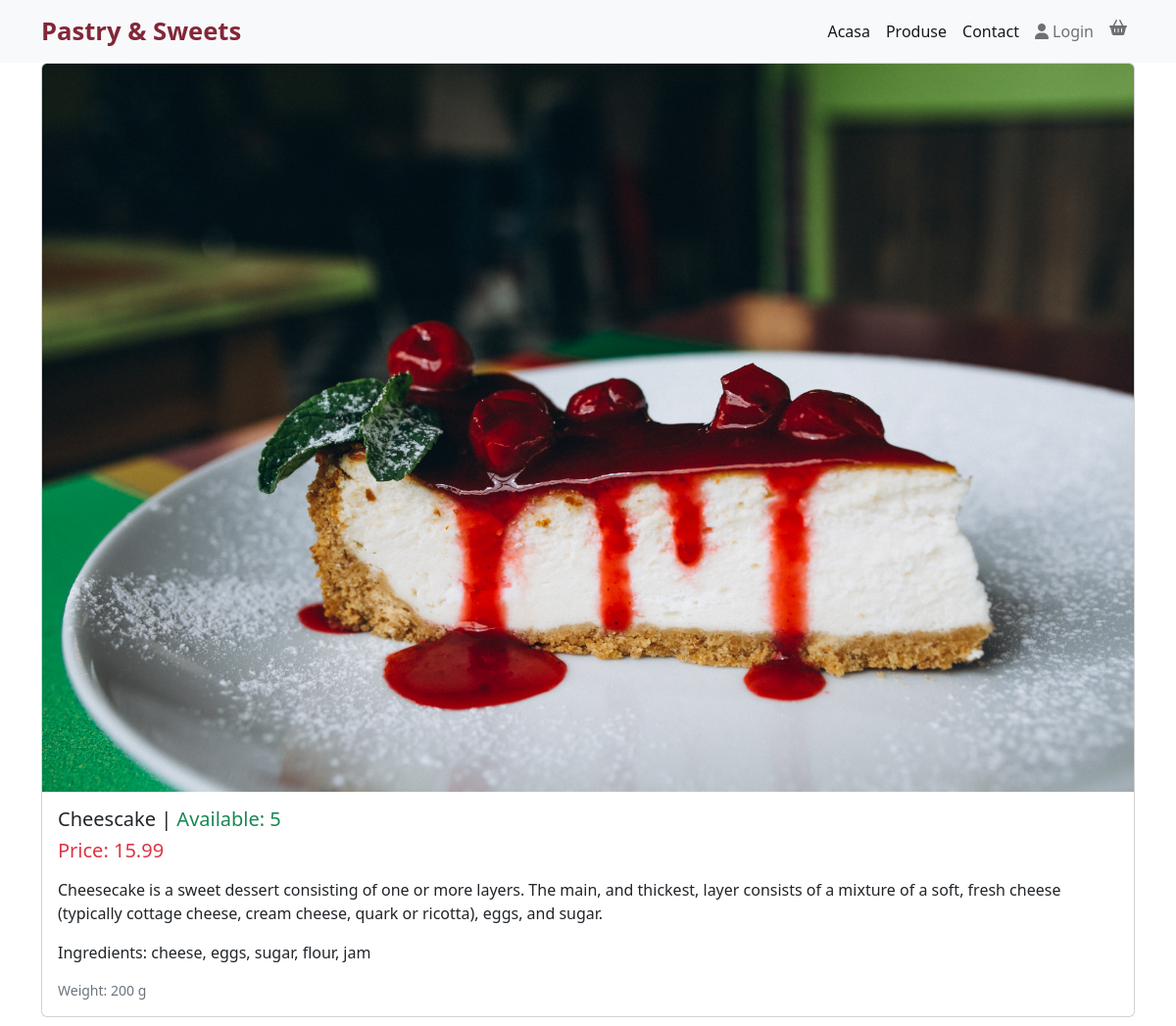
The app's page /products/2 with its own data.
### marketplaceapp/models.py (models this page shows, shortened)
class Product(models.Model):
    name = models.CharField(max_length=255)
    description = models.TextField()
    ingredients = models.TextField()
    price = models.DecimalField(max_digits=10, decimal_places=2)
    weight_grams = models.IntegerField()
    available_quantity = models.IntegerField()
    image = models.ImageField(upload_to="product_images", blank=True, null=True)

### marketplaceapp/views.py (the view)
# urls.py: path("products/<int:product_id>", views.product_detail, name="product_detail")
def product_detail(request, product_id):
    product = Product.objects.get(pk=product_id)
    context = {
        "product": product
    }
    return render(request, "marketplaceapp/product_detail.html", context)

### marketplaceapp/templates/marketplaceapp/product_detail.html
{% extends "marketplaceapp/base.html" %}
{% block content %}
<div class="container">
    <div class="card mb-3">
  <img src="{{ product.image.url }}" class="card-img-top" alt="...">
  <div class="card-body">
    <h5 class="card-title">{{ product.name }} | <span class="text-success">Available: {{product.available_quantity}}</span></h5>
    <h5 class="card-title text-danger">Price: {{ product.price }}</h5>
    <p class="card-text"><p> {{product.description}}</p>
    <p class="card-text"><p>Ingredients: {{product.ingredients}}</p>
    <p class="card-text"><small class="text-muted">Weight: {{ product.weight_grams }} g</small></p>
  </div>
</div>
</div>
{% endblock %}

### marketplaceapp/templates/marketplaceapp/base.html (shortened to what this page needs)
{% load static %}
<html lang="en">
<head>
    <link rel="stylesheet" href="https://cdn.jsdelivr.net/npm/bootstrap@5.2.3/dist/css/bootstrap.min.css">
    <link rel="stylesheet" href="{% static 'css/base.css' %}"/>
    <link rel="stylesheet" href="https://cdnjs.cloudflare.com/ajax/libs/font-awesome/6.4.0/css/all.min.css" />
</head>
<body>
{% include "marketplaceapp/navbar.html" %}
{% block content %}
{% endblock %}
</body>
</html>

### marketplaceapp/templates/marketplaceapp/navbar.html (shortened to what this page needs)
{% block navbar %}
<nav class="navbar navbar-expand-lg navbar-light bg-light">
  <div class="container-fluid container">
    <a class="navbar-brand brand-logo" href="{% url 'index' %}">Pastry & Sweets</a>
    <div class="d-flex">
      <div class="collapse navbar-collapse" id="navbarNavAltMarkup">
        <div class="navbar-nav">
          <a class="nav-link active" aria-current="page" href="{% url 'index' %}">Acasa</a>
          <a class="nav-link active" aria-current="page" href="{% url 'product_list' %}">Produse</a>
          <a class="nav-link active" aria-current="page" href="#">Contact</a>
          {% if user.is_authenticated %}
          <a class="nav-link" href="#"><i class="fa-solid fa-user"></i> Hi, {{ user.username }}</a>
          <form class="nav-link" action="{% url 'logout' %}" method="POST">
            {% csrf_token %}
            <button type="submit">Logout</button>
          </form>
          {% else %}
          <a class="nav-link" href="/login"><i class="fa-solid fa-user"></i> Login</a>
          {% endif %}
          <a class="nav-link" href="#"><i class="fa-solid fa-basket-shopping"></i></a>
        </div>
      </div>
    </div>
  </div>
</nav>
{% endblock %}

### marketplaceapp/static/css/base.css (style rules this page uses)
.brand-logo { color: #822739; font-size: 1.6em; font-weight: bold; }

### records on screen
Product: image (picture), name "Cheescake", available_quantity "5", price "15.99", description "Cheesecake is a sweet dessert consisting of one or more layers. The main, and thickest, layer consists of a mixture of a soft, fresh cheese (typically cottage cheese, cream cheese, quark or ricotta), eggs, and sugar.", ingredients "cheese, eggs, sugar, flour, jam", weight_grams "200"
